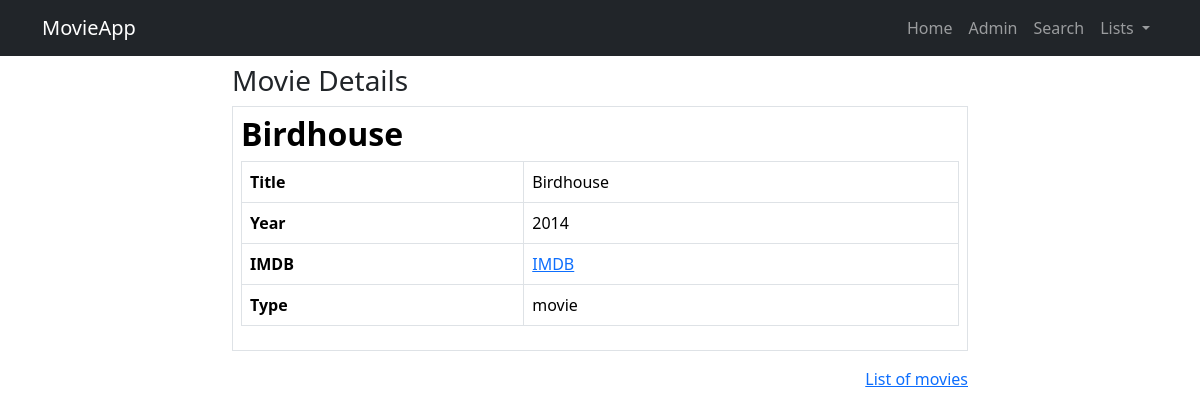
The page /movieapp/movie_detail/60 on the database its author committed.
### movieapp/models.py (models this page shows, shortened)
class Movie(models.Model):
    title = models.CharField(max_length=100)
    year = models.CharField(max_length=100)
    imdbID = models.CharField(max_length=100)
    type = models.CharField(max_length=100)
    poster= models.CharField(max_length=100)
    class Meta:
        verbose_name_plural = 'movies'
        ordering = ['title']

### movieapp/views.py (the view)
# urls.py: path('movie_detail/<int:pk>', views.MovieDetailView.as_view(), name='movie_detail'),
class MovieDetailView(DetailView):
    model = Movie

### movieapp/templates/movieapp/movie_detail.html (shortened to what this page needs)
{% extends 'base.html' %}
{% block content %}
    <div class="row">
        <div class="col-8 mt-2 mx-auto">
            <h3>Movie Details</h3>
            <table class="table table-bordered">
                <td>
                    <h2><strong>{{ movie.title }}</strong></h2>
                    <table class="table table-bordered">
                        <tr>
                            <td><strong>Title</strong></td>
                            <td>{{ movie.title }}</td>
                        </tr>
                        <tr>
                            <td><strong>Year</strong></td>
                            <td>{{ movie.year }}</td>
                        </tr>
                        <tr>
                            <td><strong>IMDB</strong></td>
                            <td><a href="https://omdbapi.com/?apikey=599afc0&i={{ movie.imdbID }}" target="_blank">IMDB</a></td>
                        </tr>
                        <tr>
                            <td><strong>Type</strong></td>
                            <td>{{ movie.type }}</td>
                        </tr>
                    </table>
                </td>
            </table>
            <p class="text-end">
                <a href="{% url 'movieapp:movie_list' %}">List of movies</a>
            </p>
        </div>
    </div>
{% endblock %}

### rows shown on the page
Movie: title "Birdhouse", year "2014", type "movie"
